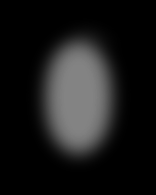
#> input picture test.bmp, 156 x 195 px
$ python -i scratch.py   (imports and definitions only)
#> lines starting #> are read from the running program, lines starting #| are printed output that depends on the picture; after the words box and inside, x2 and y2 are one past the last pixel; in counts of white or black regions, pixels touching at a corner belong together
import numpy as np
from PIL import Image, ImageDraw, ImageFilter
import random

def add_scratch_overlay(img_path, num_scratches=8, min_len=0.3, max_len=0.8, min_width=1, max_width=3):
#> called with img_path = '../test.bmp', num_scratches = 8, min_len = 0.3, max_len = 0.8, min_width = 1, max_width = 3
    img = Image.open(img_path).convert('RGB')
    w, h = img.size
#> w = 156; h = 195

    # Create transparent overlay and mask
    overlay = Image.new('RGBA', (w, h), (0, 0, 0, 0))
#> overlay: PIL image 156x195 RGBA; every value is 0
    mask = Image.new('L', (w, h), 0)
#> mask: PIL image 156x195 L; every value is 0
    draw = ImageDraw.Draw(overlay)
    mask_draw = ImageDraw.Draw(mask)

    for _ in range(num_scratches):
        # Random start and end points
        length = random.uniform(min_len, max_len) * min(w, h)
        angle = random.uniform(0, 2 * np.pi)
        x0 = random.randint(0, w-1)
        y0 = random.randint(0, h-1)
        x1 = int(x0 + length * np.cos(angle))
        y1 = int(y0 + length * np.sin(angle))
        width = random.randint(min_width, max_width)
        # Random brightness (white to light gray)
        brightness = random.randint(180, 255)
        color = (brightness, brightness, brightness, random.randint(120, 200))
        draw.line([(x0, y0), (x1, y1)], fill=color, width=width)
        mask_draw.line([(x0, y0), (x1, y1)], fill=255, width=width)

    # Optionally blur overlay and mask for realism
    overlay = overlay.filter(ImageFilter.GaussianBlur(radius=random.uniform(0.5, 1.5)))
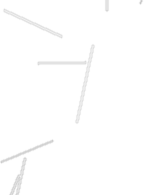
#> overlay: PIL image 156x195 RGBA; mean R, G, B, A 4.8, 4.8, 4.8, 3.1; transparent parts drawn white
    mask = mask.filter(ImageFilter.GaussianBlur(radius=random.uniform(0.5, 1.2)))
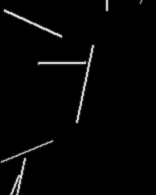
#> mask: PIL image 156x195 L; min 0, max 237, mean 5.1
    mask = mask.point(lambda p: 255 if p > 32 else 0)
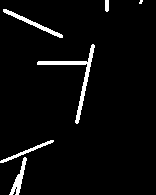
#> mask: PIL image 156x195 L; 4.1% white; 6 white regions (1 under 20 px), largest, box (x1, y1, x2, y2) and area: (37, 44, 95, 124) 514, (3, 9, 63, 38) 262, (9, 157, 27, 195) 221, (0, 140, 54, 163) 180, (105, 0, 109, 12) 46

    # Composite overlay onto image
    img_rgba = img.convert('RGBA')
    degraded_img = Image.alpha_composite(img_rgba, overlay).convert('RGB')

    return degraded_img, mask

>>> result = add_scratch_overlay('../test.bmp')
